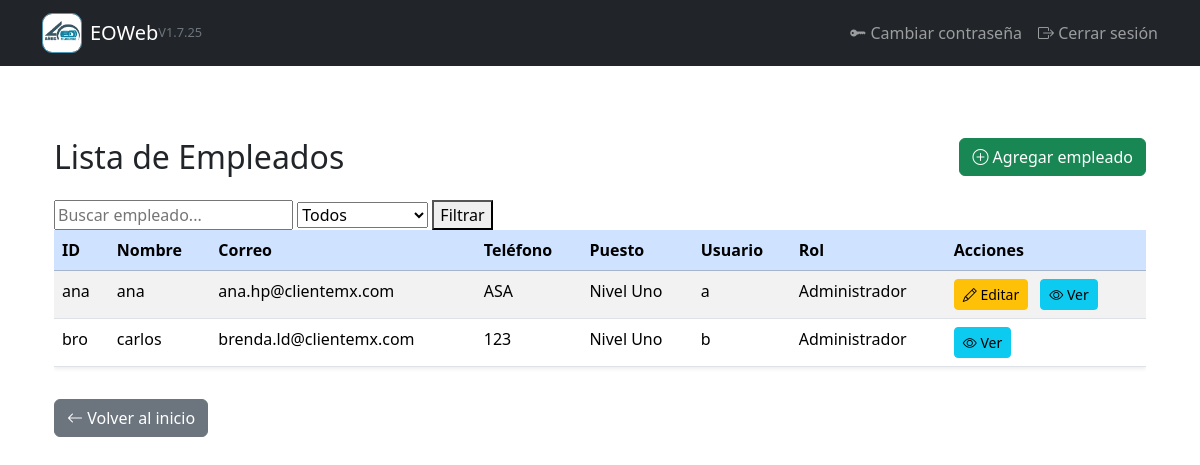
The page /empleados/ (signed in) on the database as committed earlier.
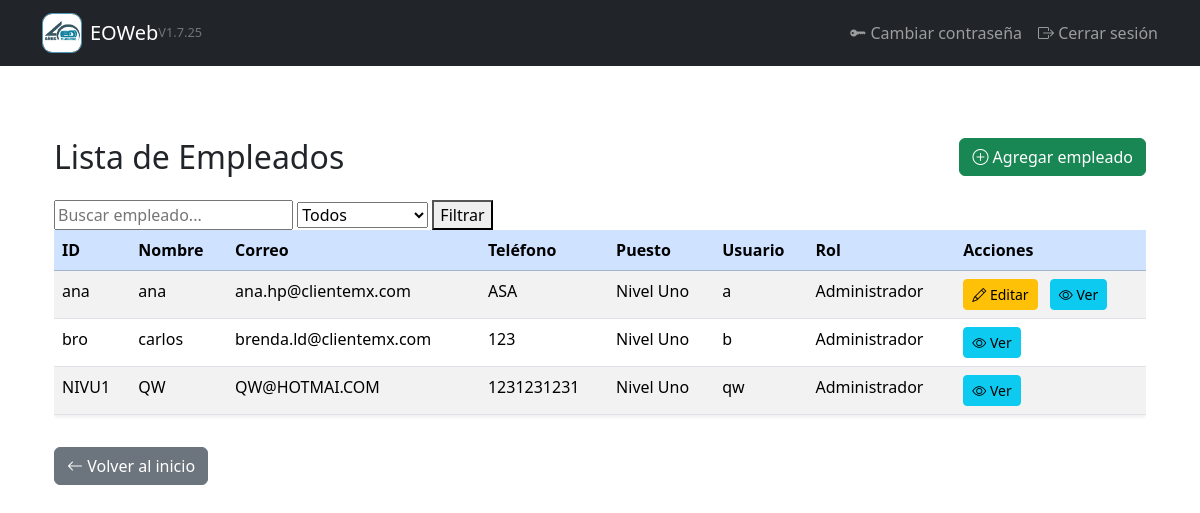
The same page on the database as committed later.
### gestion/models.py (models this page shows, shortened)
class Empleado(models.Model):
    id_personal = models.CharField(max_length=20, unique=True, null=True, blank=True)
    usuario = models.OneToOneField(User, on_delete=models.CASCADE, null=True, blank=True)
    nombre = models.CharField(max_length=100)
    email = models.EmailField(unique=True)
    telefono = models.CharField(max_length=20, blank=True)
    puesto_antiguo = models.CharField(max_length=100, null=True, blank=True)  # renombrado
    puesto = models.ForeignKey(Puesto, on_delete=models.SET_NULL, null=True, blank=True)
    domicilio = models.CharField(max_length=255, blank=True, null=True)
    codigo_postal = models.CharField(max_length=10, blank=True, null=True)
    rfc = models.CharField(max_length=13, blank=True, null=True)
    fecha_nacimiento = models.DateField(null=True, blank=True)
    tipo_sangre = models.CharField(max_length=5, blank=True, null=True)

class Puesto(models.Model):
    nombre = models.CharField(max_length=100, unique=True)
    def __str__(self):
        return self.nombre

### gestion/views.py (the view)
# urls.py: path('empleados/',views.lista_empleados, name='lista_empleados'),
@login_required
def lista_empleados(request):
    if not request.user.is_superuser and not request.user.groups.filter(name='Administrador').exists():
        return redirect('lista_empleados')
    empleados = Empleado.objects.all()
    query = request.GET.get('busqueda', '')
    rol = request.GET.get('rol', '')
    fecha_nacimiento = request.POST.get("fecha_nacimiento")
    if query:
        empleados = empleados.filter(
            Q(nombre__icontains=query) | Q(puesto__nombre__icontains=query) | Q(id_personal__icontains=query)
        )
    if rol:
        empleados = empleados.filter(usuario__groups__name=rol)
    sin_usuario = empleados.filter(usuario__isnull=True).count()
    if sin_usuario > 0:
        messages.warning(request, f"{sin_usuario} empleado(s) no tienen usuario asociado.")
    return render(request, 'gestion/lista_empleados.html', {
        'empleados': empleados
    })

### gestion/templates/gestion/lista_empleados.html (shortened to what this page needs)
{% extends "gestion/base.html" %}
{% load static %}
{% block content %}
<div class="container my-5">
    <div class="d-flex justify-content-between align-items-center mb-4">
        <h2 class="mb-0">Lista de Empleados</h2>
        <a href="{% url 'agregar_empleado' %}" class="btn btn-success">
            <i class="bi bi-plus-circle"></i> Agregar empleado
        </a>
    </div>
    <form method="get">
        <input type="text" name="busqueda" placeholder="Buscar empleado..." value="{{ request.GET.busqueda }}">
        <select name="rol">
            <option value="">Todos</option>
        </select>
        <button type="submit">Filtrar</button>
    </form>
    <div class="table-responsive">
        <table class="table table-striped table-hover shadow-sm">
            <thead class="table-primary">
                <tr>
                    <th>ID</th>
                    <th>Nombre</th>
                    <th>Correo </th>
                    <th>Teléfono</th>
                    <th>Puesto</th>
                    <th>Usuario</th>
                    <th>Rol</th>
                    <th>Acciones</th>
                </tr>
            </thead>
            <tbody>
                {% for empleado in empleados %}
                <tr>
                    <td>{{ empleado.id_personal }}</td>
                    <td>{{ empleado.nombre }}</td>
                    <td>{{ empleado.email }}</td>
                    <td>{{ empleado.telefono }}</td>
                    <td>{{ empleado.puesto }}</td>
                    <td>
                    {% if empleado.usuario %}
                        {% if request.user.is_superuser or empleado.usuario.groups.all.0.name != 'Administrador' %}
                            <button class="btn btn-link p-0 m-0 align-baseline"
                                    data-bs-toggle="modal"
                                    data-bs-target="#editarUsuarioModal{{ empleado.id }}">
                                {{ empleado.usuario.username }}
                            </button>
                        {% else %}
                            {{ empleado.usuario.username }}
                        {% endif %}
                    {% else %}
                        —
                    {% endif %}
                    </td>
                    <td>
                    {% if empleado.usuario and empleado.usuario.groups.all %}
                        {{ empleado.usuario.groups.all.0.name }}
                    {% else %}
                        —
                    {% endif %}
                    </td>
                    <td>
                        {% if request.user.is_superuser or empleado.usuario == request.user or empleado.usuario.groups.all.0.name != 'Administrador' %}
                            <a href="{% url 'modificar_empleado' empleado.id %}" class="btn btn-sm btn-warning me-2">
                                <i class="bi bi-pencil"></i> Editar
                            </a>
                        {% endif %}
                        <a href="{% url 'ver_empleado' empleado.id %}" class="btn btn-info btn-sm">
                            <i class="bi bi-eye"></i> Ver
                        </a>
                    </td>
                </tr>
                {% empty %}
                <tr>
                    <td colspan="7" class="text-center">No hay empleados.</td>
                </tr>
                {% endfor %}
            </tbody>
        </table>
    </div>
    <a href="{% url 'inicio' %}" class="btn btn-secondary mt-3">
        <i class="bi bi-arrow-left"></i> Volver al inicio
    </a>
</div>
{% endblock %}

### gestion/templates/gestion/base.html (shortened to what this page needs)
{% load static %}
<!DOCTYPE html>
<html lang="es">
<head>
    <link href="https://cdn.jsdelivr.net/npm/bootstrap@5.3.3/dist/css/bootstrap.min.css" rel="stylesheet">
    <link rel="stylesheet" href="{% static 'gestion/css/styles.css' %}">
    <link rel="stylesheet" href="{% static 'gestion/css/forms.css' %}">
    <link rel="stylesheet" href="https://cdn.jsdelivr.net/npm/bootstrap-icons@1.10.5/font/bootstrap-icons.css">
</head>
<body class="d-flex flex-column min-vh-100">
     {% if request.user.is_authenticated %}
    <nav class="navbar navbar-expand-lg navbar-dark bg-dark">
      <div class="container">
        <a class="navbar-brand d-flex align-items-center" href="{% url 'inicio' %}">
          <img src="{% static 'gestion/img/eoweb_login_icon.jpg' %}" alt="Logo" width="40" height="40" class="me-2" style="border: 1px solid #4f99b7; border-radius:10px;">
          EOWeb <span class="text-secondary" style="font-size: 0.8rem;"> V1.7.25</span>
        </a>
        <div class="collapse navbar-collapse" id="navbarNav">
          <ul class="navbar-nav ms-auto">
            {% if request.user.is_authenticated and not request.resolver_match.url_name == 'login' %}
              <li class="nav-item me-3">
                <a href="{% url 'password_change' %}" class="btn btn-link nav-link" style="padding: 0; border: none; background: none;">
                  <i class="bi bi-key-fill"></i> Cambiar contraseña
                </a>
              </li>
              <li class="nav-item">
                <form action="{% url 'logout' %}" method="post" class="d-inline">
                  <button type="submit" class="btn btn-link nav-link" style="padding: 0; border: none; background: none;">
                    <i class="bi bi-box-arrow-right"></i> Cerrar sesión
                  </button>
                </form>
              </li>
            {% endif %}
          </ul>
        </div>
      </div>
    </nav>
    {% endif %}
    <main class="container my-4">
      {% block content %}{% endblock %}
    </main>
</body>
</html>

Rows that differ between the two databases and show on the page:
added Empleado: id_personal "NIVU1", nombre "QW", email "QW@HOTMAI.COM", telefono "1231231231", puesto "Nivel Uno", usuario.username "qw", usuario.groups.all.0.name "Administrador"
